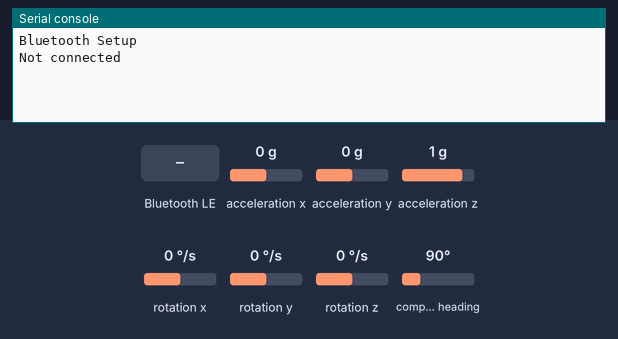
Bench run of a program on a simulated CircuitPython board. Parts: the last lines printed to the serial console. The inputs (shaded band) are chosen by the test bench; at power-on: compass heading 90°, acceleration x 0 g, acceleration y 0 g, acceleration z 1 g, rotation x 0 °/s, rotation y 0 °/s, rotation z 0 °/s. Nothing arrives over Bluetooth unless stated.

Above: at 1.2 s.
1.3 s: "1" written over Bluetooth (the phone connects first, if it has not yet)
At 1.37 s:
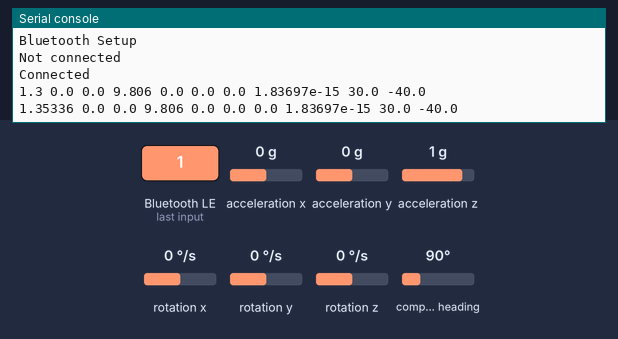
2.8 s: compass heading set to 7°
At 2.86 s:
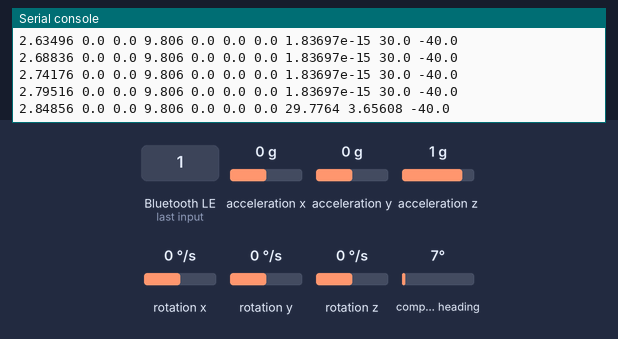
4.4 s: compass heading set to 180°
At 4.46 s:
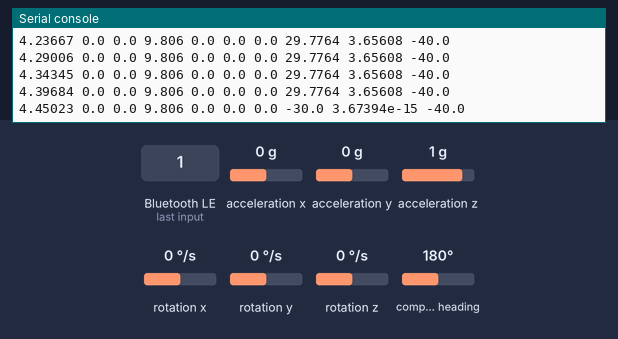
6.0 s: acceleration x set to -1.4 g
At 6.01 s:
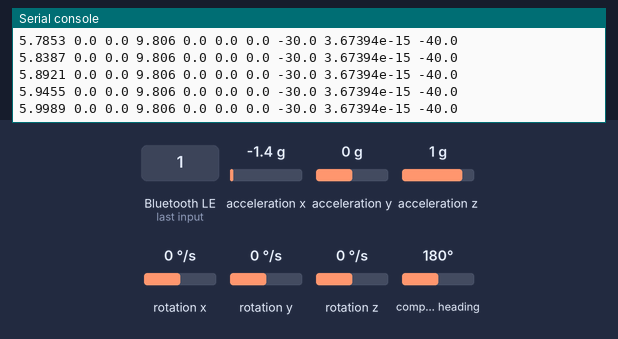
7.5 s: acceleration y set to -1.4 g
At 7.51 s:
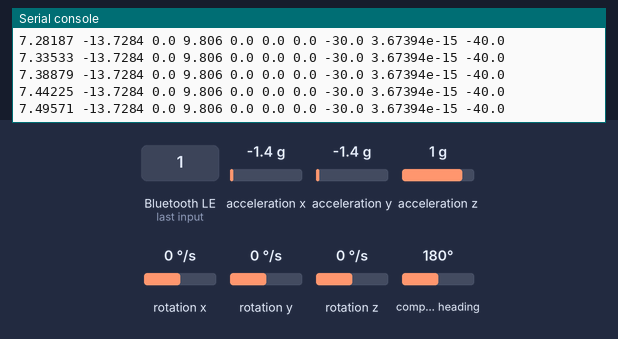
9.0 s: acceleration z set to -1.4 g
At 10.6 s:
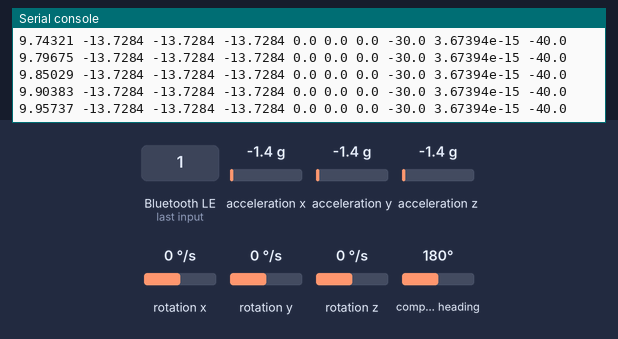

Measured:
- after the input at 1.3 s, the serial console: prints a new line at once (image 1)
- after the input at 2.8 s, the serial console: prints a new line after 0.05 s (image 2)
- after the input at 9.0 s, the serial console: prints a new line after 0.05 s (image 6)

The program:

doink_w_bluetooth.py
```python
### DOINK code ###

### notes for the future
## make it write to a txt file on board
## use switch to start
## switch other way to stop

# make sure file is named code.py

import math
import board
import time
import busio
import digitalio
import adafruit_lis3mdl # magnetometer
from adafruit_lsm6ds.lsm6ds33 import LSM6DS33 # accel and rate gyro
from adafruit_ble import BLERadio
from adafruit_ble.advertising.standard import ProvideServicesAdvertisement
from adafruit_ble.services.nordic import UARTService

#print(dir(adafruit_lis3mdl))
#print(dir(LSM6DS33))

#Setup blue tooth
ble = BLERadio()
uart_server = UARTService()
advertisement = ProvideServicesAdvertisement(uart_server)
print('Bluetooth Setup')

#start time
start_time = time.monotonic()

#I2C setup
i2c = board.I2C()                           # tells the CPB we are using I2C
sensor1 = LSM6DS33(i2c)                     # sens 1 is the accel/gyro on I2C
sensor2 = adafruit_lis3mdl.LIS3MDL(i2c)     # sens 2 is the magnetometer on I2C

#make this the switch
#buttonA = digitalio.DigitalInOut(board.D4)
#buttonA.direction = digitalio.Direction.INPUT
#buttonA.pull = digitalio.Pull.DOWN

while True:
    print('Not connected')
    ble.start_advertising(advertisement)
    while not ble.connected:
        pass
    print('Connected')
    ble.stop_advertising()

    while ble.connected:
        while time.monotonic() - start_time < 10:
            t = time.monotonic() - start_time
            ax,ay,az = sensor1.acceleration         # acceleration data in 3 axis
            wx,wy,wz = sensor1.gyro                 # rate gyro data in 3 axis
            bx,by,bz = sensor2.magnetic             # magnetometer data in 3 axis
            #heading = math.atan2(by,bx)*180/math.pi
            #print(heading)
            print(t,ax,ay,az,wx,wy,wz,bx,by,bz)
            time.sleep(0.05)
            uart_server.write('{}{}{}{}{}{}{}{}{}{}\n'.format(t,ax,ay,az,wx,wy,wz,bx,by,bz))
```
